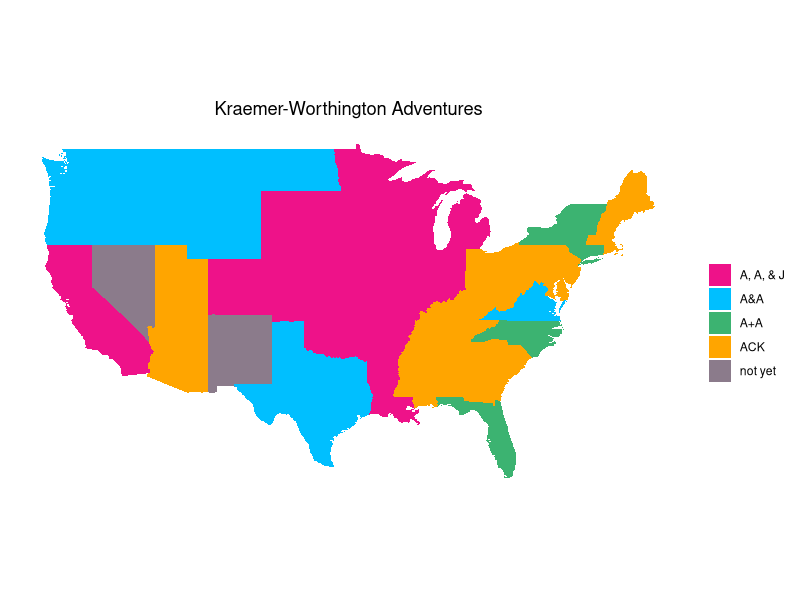

Here is the R script that generated this plot:
library(dplyr)
library(stringr)
library(ggplot2)
library(maps)

options(scipen = 999) ## To disable scientific notation

state <- map_data("state")

state$col<-ifelse(state$region=='hawaii','deepskyblue','orange')

state$col[state$region == 'nevada'] <- 'thistle4'
state$col[state$region == 'new mexico'] <- 'thistle4'
state$col[state$region == 'washington'] <- 'deepskyblue'
state$col[state$region == 'virginia'] <- 'deepskyblue'
state$col[state$region == 'idaho'] <- 'deepskyblue'
state$col[state$region == 'oregon'] <- 'deepskyblue'
state$col[state$region == 'montana'] <- 'deepskyblue'
state$col[state$region == 'wyoming'] <- 'deepskyblue'
state$col[state$region == 'michigan'] <- 'deeppink2'
state$col[state$region == 'arkansas'] <- 'deeppink2'
state$col[state$region == 'kansas'] <- 'deeppink2'
state$col[state$region == 'oklahoma'] <- 'deeppink2'
state$col[state$region == 'missouri'] <- 'deeppink2'
state$col[state$region == 'indiana'] <- 'deeppink2'
state$col[state$region == 'north dakota'] <- 'deepskyblue'
state$col[state$region == 'illinois'] <- 'deeppink2'
state$col[state$region == 'california'] <- 'deeppink2'
state$col[state$region == '?'] <- 'purple'
state$col[state$region == 'wisconsin'] <- 'deeppink2'
state$col[state$region == 'south dakota'] <- 'deeppink2'
state$col[state$region == 'minnesota'] <- 'deeppink2'
state$col[state$region == 'iowa'] <- 'deeppink2'
state$col[state$region == 'louisiana'] <- 'deeppink2'
state$col[state$region == 'texas'] <- 'deepskyblue'
state$col[state$region == 'nebraska'] <- 'deeppink2'
state$col[state$region == 'colorado'] <- 'deeppink2'
state$col[state$region == 'new york'] <- 'mediumseagreen'
state$col[state$region == 'florida'] <- 'mediumseagreen'
state$col[state$region == 'vermont'] <- 'mediumseagreen'
state$col[state$region == 'connecticut'] <- 'mediumseagreen'
state$col[state$region == 'north carolina'] <- 'mediumseagreen'

## Let's ditch many of the unnecessary elements
plain <- theme(
  axis.text = element_blank(),
  axis.line = element_blank(),
  axis.ticks = element_blank(),
  panel.border = element_blank(),
  panel.grid = element_blank(),
  axis.title = element_blank(),
  panel.background = element_rect(fill = "white"),
  plot.title = element_text(hjust = 0.5),
)

ggplot(data = state, mapping = aes(x = long, y = lat, group = group)) + 
  coord_fixed(1.3) +
  geom_polygon(aes(fill = col)) +
  ggtitle("Kraemer-Worthington Adventures") +
  plain  + scale_fill_identity('',guide = 'legend',labels=c('A, A, & J','A&A','A+A','ACK','not yet'))
